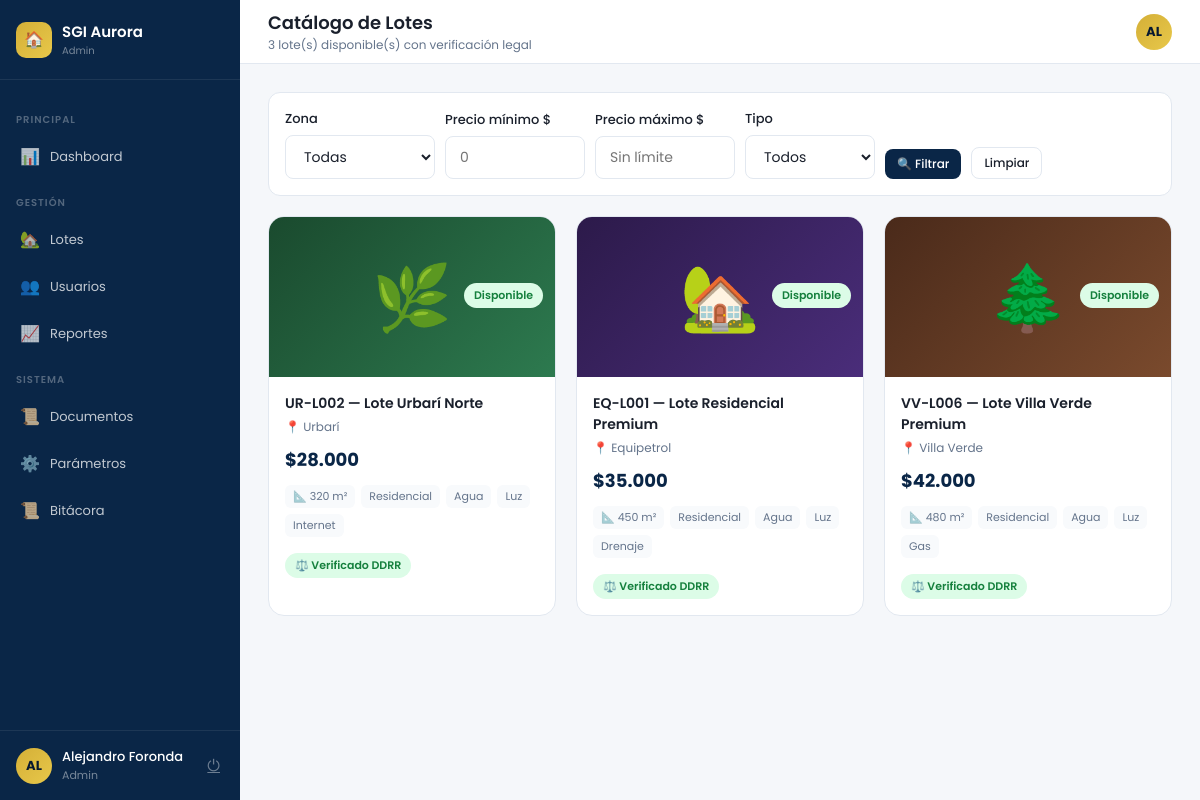
The app's page /cliente/catalogo.php (signed in) with its own data.
### tables this page shows
CREATE TABLE lotes (
  id          INT AUTO_INCREMENT PRIMARY KEY,
  codigo      VARCHAR(20) NOT NULL UNIQUE,
  nombre      VARCHAR(150) NOT NULL,
  zona_id     INT NOT NULL,
  direccion   VARCHAR(200),
  superficie  DECIMAL(10,2) NOT NULL,
  precio      DECIMAL(12,2) NOT NULL,
  tipo        ENUM('Residencial','Comercial','Industrial') DEFAULT 'Residencial',
  estado      ENUM('disponible','apartado','vendido','revision') DEFAULT 'revision',
  verificado  TINYINT(1) DEFAULT 0,
  servicios   VARCHAR(200),             
  emoji       VARCHAR(10) DEFAULT '🏡',
  asesor_id   INT,
  created_at  DATETIME DEFAULT CURRENT_TIMESTAMP,
  FOREIGN KEY (zona_id)   REFERENCES zonas(id),
  FOREIGN KEY (asesor_id) REFERENCES usuarios(id) ON DELETE SET NULL
);

CREATE TABLE zonas (
  id    INT AUTO_INCREMENT PRIMARY KEY,
  nombre VARCHAR(100) NOT NULL
);

### cliente/catalogo.php (the view, shortened to what this page needs)
<?php
$pdo = getDB();
$filtroMax  = (float)($_GET['precio_max'] ?? 0);
$filtroMin  = (float)($_GET['precio_min'] ?? 0);
$sql = "SELECT l.*,z.nombre zona_nombre FROM lotes l JOIN zonas z ON z.id=l.zona_id WHERE l.estado='disponible' AND l.verificado=1";
$params = [];
$sql.=" ORDER BY l.precio ASC";
$stmt=$pdo->prepare($sql); $stmt->execute($params);
$lotes=$stmt->fetchAll();
$bgs=['bg1','bg2','bg3','bg4','bg5','bg6'];
require_once __DIR__ . '/../includes/layout.php';
?>
<form method="GET" style="display:flex;gap:10px;flex-wrap:wrap;margin-bottom:20px;background:#fff;padding:16px;border-radius:12px;border:1px solid var(--border);align-items:flex-end">
  <div class="field-group" style="width:150px"><label>Zona</label>
    <select name="zona"><option value="">Todas</option>
    </select></div>
  <div class="field-group" style="width:140px"><label>Precio mínimo $</label><input type="number" name="precio_min" placeholder="0" value="<?= $filtroMin ?: '' ?>"></div>
  <div class="field-group" style="width:140px"><label>Precio máximo $</label><input type="number" name="precio_max" placeholder="Sin límite" value="<?= $filtroMax ?: '' ?>"></div>
  <div class="field-group" style="width:130px"><label>Tipo</label>
    <select name="tipo"><option value="">Todos</option></select></div>
  <button type="submit" class="btn btn-primary btn-sm" style="align-self:flex-end">🔍 Filtrar</button>
  <a href="?" class="btn btn-outline btn-sm" style="align-self:flex-end">Limpiar</a>
</form>
<?php if(empty($lotes)): ?>
  <div class="alert alert-info">Sin lotes que coincidan con los filtros aplicados. <a href="?" style="color:var(--navy);font-weight:600">Ver todos</a></div>
<?php else: ?>
<div class="lots-grid">
  <?php foreach($lotes as $i=>$l): $bg=$bgs[$i%6]; $svcs=array_filter(explode(',',$l['servicios']??'')); ?>
  <div class="lot-card" onclick="openModal('modal-lote-<?= $l['id'] ?>')">
    <div class="lot-img <?= $bg ?>">
      <span><?= $l['emoji'] ?: '🏡' ?></span>
      <div class="lot-badge"><span class="badge badge-green">Disponible</span></div>
    </div>
    <div class="lot-body">
      <div class="lot-name"><?= htmlspecialchars($l['codigo'].' — '.$l['nombre']) ?></div>
      <div class="lot-loc">📍 <?= htmlspecialchars($l['zona_nombre']) ?></div>
      <div class="lot-price">$<?= number_format($l['precio'],0,',','.') ?></div>
      <div class="lot-tags">
        <span class="lot-tag">📐 <?= number_format($l['superficie'],0) ?> m²</span>
        <span class="lot-tag"><?= $l['tipo'] ?></span>
        <?php foreach(array_slice($svcs,0,3) as $s): ?><span class="lot-tag"><?= trim($s) ?></span><?php endforeach; ?>
      </div>
      <span class="badge badge-green" style="font-size:11px">⚖️ Verificado DDRR</span>
    </div>
  </div>
  <?php endforeach; ?>
</div>
<?php endif; ?>
<?php require_once __DIR__ . '/../includes/layout_end.php'; ?>

### includes/layout.php (style rules this page uses)
* { margin:0;padding:0;box-sizing:border-box }
:root { --navy:#0A2647;--navy-l:#1a3a6b;--navy-d:#061830; --gold:#D4AF37;--gold-l:#e8c84a; --green:#27AE60;--orange:#F39C12;--red:#E74C3C;--blue:#2E86C1; --bg:#F5F7FA;--white:#fff;--text:#1a202c;--muted:#64748b; --border:#e2e8f0;--sidebar-w:240px; }
body { font-family:'Poppins',sans-serif;background:var(--bg);color:var(--text);min-height:100vh;display:flex }
.badge { display:inline-flex;align-items:center;padding:4px 10px;border-radius:20px;font-size:11px;font-weight:600 }
.badge-green { background:#dcfce7;color:#15803d }
.btn { display:inline-flex;align-items:center;gap:6px;padding:9px 18px;border-radius:8px;font-size:13px;font-weight:500;cursor:pointer;font-family:'Poppins',sans-serif;transition:all .2s;border:none;text-decoration:none }
.btn-primary { background:var(--navy);color:#fff }
.btn-outline { background:transparent;border:1px solid var(--border);color:var(--text) }
.btn-sm { padding:6px 12px;font-size:12px }
.field-group { display:flex;flex-direction:column;gap:6px }
.field-group label { font-size:13px;font-weight:500 }
.field-group input,.field-group select,.field-group textarea { padding:10px 14px;border:1px solid var(--border);border-radius:8px;font-size:14px;font-family:'Poppins',sans-serif;color:var(--text);background:var(--white);transition:border-color .2s;outline:none }
.lots-grid { display:grid;grid-template-columns:repeat(auto-fill,minmax(260px,1fr));gap:20px }
.lot-card { background:#fff;border-radius:16px;border:1px solid var(--border);overflow:hidden;transition:all .2s;cursor:pointer }
.lot-img { height:160px;display:flex;align-items:center;justify-content:center;font-size:64px;position:relative }
.lot-img.bg1 { background:linear-gradient(135deg,#1a4a2e,#2d7a4f) }
.lot-img.bg2 { background:linear-gradient(135deg,#2c1a4a,#4a2d7a) }
.lot-img.bg3 { background:linear-gradient(135deg,#4a2a1a,#7a4a2d) }
.lot-badge { position:absolute;top:12px;right:12px }
.lot-body { padding:16px }
.lot-name { font-size:14px;font-weight:600;margin-bottom:4px }
.lot-loc { font-size:12px;color:var(--muted);margin-bottom:10px }
.lot-price { font-size:18px;font-weight:700;color:var(--navy);margin-bottom:12px }
.lot-tags { display:flex;gap:6px;flex-wrap:wrap;margin-bottom:14px }
.lot-tag { font-size:11px;color:var(--muted);background:#f8fafc;padding:3px 8px;border-radius:6px }

### records on screen
lotes: emoji "🌿", codigo+nombre "UR-L002 — Lote Urbarí Norte", zona.nombre "Urbarí", precio "28.000", superficie "320", tipo "Residencial", servicios "Agua", servicios "Luz", servicios "Internet"
lotes: emoji "🏡", codigo+nombre "EQ-L001 — Lote Residencial Premium", zona.nombre "Equipetrol", precio "35.000", superficie "450", tipo "Residencial", servicios "Agua", servicios "Luz", servicios "Drenaje"
lotes: emoji "🌲", codigo+nombre "VV-L006 — Lote Villa Verde Premium", zona.nombre "Villa Verde", precio "42.000", superficie "480", tipo "Residencial", servicios "Agua", servicios "Luz", servicios "Gas"

### other values on screen
$rol "Admin"
$sec['seccion'] "PRINCIPAL"
$item['icon'] "📊"
$item['label'] "Dashboard"
$sec['seccion'] "GESTIÓN"
$item['icon'] "🏡"
$item['label'] "Lotes"
$item['icon'] "👥"
$item['label'] "Usuarios"
$item['icon'] "📈"
$item['label'] "Reportes"
$sec['seccion'] "SISTEMA"
$item['icon'] "📜"
$item['label'] "Documentos"
$item['icon'] "⚙️"
